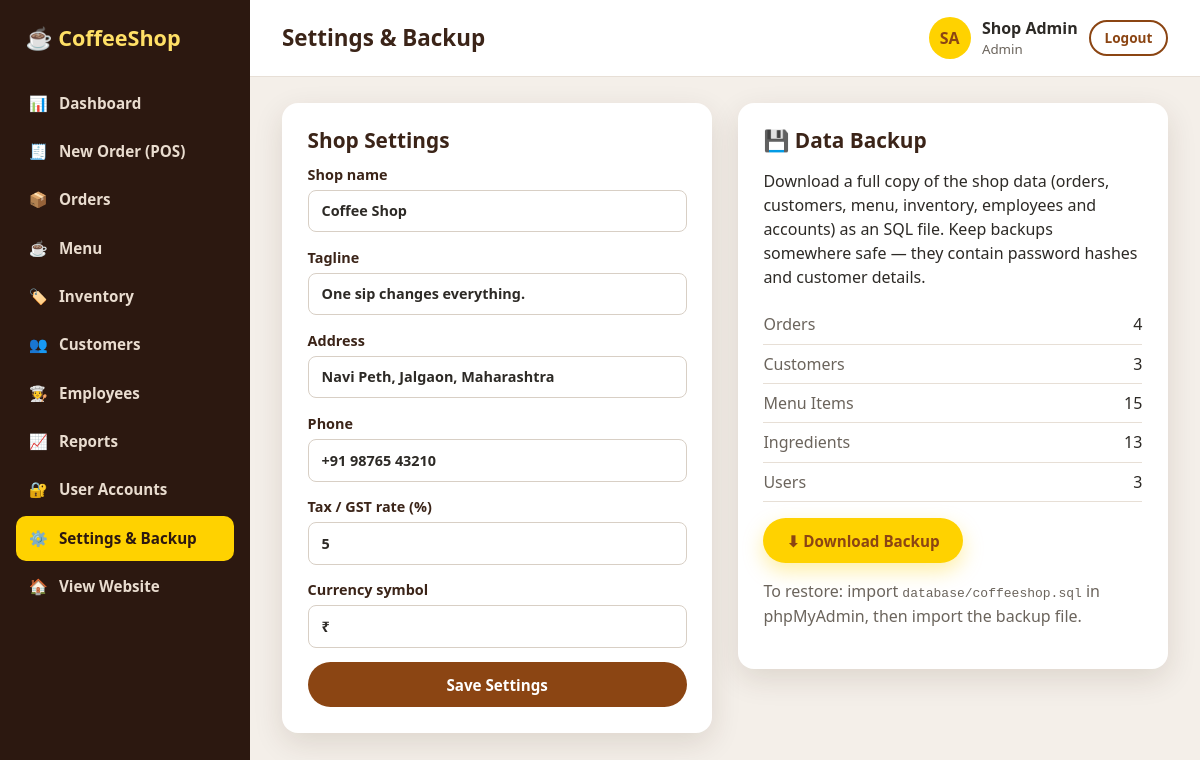
Screenshot of /admin/settings.php (signed in) with the database file from the repository.
### tables this page shows
CREATE TABLE users (
    id            INT AUTO_INCREMENT PRIMARY KEY,
    name          VARCHAR(100) NOT NULL,
    email         VARCHAR(150) NOT NULL UNIQUE,
    phone         VARCHAR(20),
    password_hash VARCHAR(255) NOT NULL,
    role          ENUM('admin','staff','customer') NOT NULL DEFAULT 'customer',
    is_active     TINYINT(1) NOT NULL DEFAULT 1,
    created_at    DATETIME NOT NULL DEFAULT CURRENT_TIMESTAMP
);

### includes/bootstrap.php (called while the page is built, shortened)
<?php
function db(): PDO
{
    static $pdo = null;
    if ($pdo === null) {
        $dsn = 'mysql:host=' . DB_HOST . ';port=' . DB_PORT . ';dbname=' . DB_NAME . ';charset=utf8mb4';
        try {
            $pdo = new PDO($dsn, DB_USER, DB_PASS, [
                PDO::ATTR_ERRMODE            => PDO::ERRMODE_EXCEPTION,
                PDO::ATTR_DEFAULT_FETCH_MODE => PDO::FETCH_ASSOC,
                PDO::ATTR_EMULATE_PREPARES   => false,
            ]);
            $pdo->exec("SET time_zone = '" . date('P') . "'");
        } catch (PDOException $e) {
            http_response_code(500);
            exit('<h2>Database connection failed</h2><p>Check config/config.php and make sure the '
                . 'database/coffeeshop.sql file has been imported.</p>');
        }
    }
    return $pdo;
}
function base_url(string $path = ''): string
{
    static $base = null;
    if ($base === null) {
        $root = str_replace('\\', '/', realpath(__DIR__ . '/..'));
        $doc  = str_replace('\\', '/', realpath($_SERVER['DOCUMENT_ROOT'] ?? '') ?: '');
        $base = ($doc !== '' && str_starts_with($root, $doc)) ? substr($root, strlen($doc)) : '';
        $base = rtrim($base, '/');
    }
    return $base . '/' . ltrim($path, '/');
}
function e($value): string
{
    return htmlspecialchars((string) $value, ENT_QUOTES, 'UTF-8');
}
function current_user(): ?array
{
    static $user = false;
    if ($user === false) {
        $user = null;
        if (!empty($_SESSION['user_id'])) {
            $stmt = db()->prepare('SELECT id, name, email, phone, role FROM users WHERE id = ? AND is_active = 1');
            $stmt->execute([$_SESSION['user_id']]);
            $user = $stmt->fetch() ?: null;
        }
    }
    return $user;
}
function require_login(): array
{
    $user = current_user();
    return $user;
}
function require_role(string ...$roles): array
{
    $user = require_login();
    return $user;
}
function initials(string $name): string
{
    $parts = preg_split('/\s+/', trim($name));
    $out = mb_substr($parts[0] ?? '', 0, 1) . (count($parts) > 1 ? mb_substr(end($parts), 0, 1) : mb_substr($parts[0] ?? '', 1, 1));
    return mb_strtoupper($out);
}

### includes/layout.php (the view, shortened to what this page needs)
<?php
function page_head(string $title, string $bodyClass = ''): void
{
    ?><!DOCTYPE html>
<html lang="en">
<head>
    <link rel="stylesheet" href="<?= e(base_url('assets/css/style.css')) ?>">
</head>
<body class="<?= e($bodyClass) ?>">
<?php
}
function page_end(): void
{
    ?>
</body>
</html>
<?php
}
    ?>
<?php
function admin_start(string $title, string $active): void
{
    $user = current_user();
    $menu = [
        'dashboard' => ['📊', 'Dashboard', 'admin/index.php', false],
        'pos'       => ['🧾', 'New Order (POS)', 'admin/pos.php', false],
        'orders'    => ['📦', 'Orders', 'admin/orders.php', false],
        'menu'      => ['☕', 'Menu', 'admin/menu.php', true],
        'inventory' => ['🏷️', 'Inventory', 'admin/inventory.php', false],
        'customers' => ['👥', 'Customers', 'admin/customers.php', false],
        'employees' => ['🧑‍🍳', 'Employees', 'admin/employees.php', true],
        'reports'   => ['📈', 'Reports', 'admin/reports.php', true],
        'users'     => ['🔐', 'User Accounts', 'admin/users.php', true],
        'settings'  => ['⚙️', 'Settings & Backup', 'admin/settings.php', true],
    ];
    page_head($title, 'admin-body');
    ?>
<div class="admin-layout">
    <aside class="sidebar" id="sidebar">
        <a class="logo-flat" href="<?= e(base_url('admin/index.php')) ?>">☕ CoffeeShop</a>
        <nav>
            <?php foreach ($menu as $key => [$icon, $label, $href, $adminOnly]):
                if ($adminOnly && $user['role'] !== 'admin') continue; ?>
                <a href="<?= e(base_url($href)) ?>" class="<?= $key === $active ? 'active' : '' ?>"><span><?= $icon ?></span><?= e($label) ?></a>
            <?php endforeach; ?>
            <a href="<?= e(base_url('index.php')) ?>"><span>🏠</span>View Website</a>
        </nav>
    </aside>
    <div class="admin-main">
        <header class="admin-topbar">
            <h1><?= e($title) ?></h1>
            <div class="topbar-user">
                <span class="avatar"><?= e(initials($user['name'])) ?></span>
                <div><strong><?= e($user['name']) ?></strong><small><?= e(ucfirst($user['role'])) ?></small></div>
                <a class="btn btn-outline btn-sm" href="<?= e(base_url('logout.php')) ?>">Logout</a>
            </div>
        </header>
        <main class="admin-content">
<?php
}
function admin_end(): void
{
    ?>
        </main>
    </div>
</div>
<?php
    page_end();
}

### assets/css/style.css (style rules this page uses)
:root { --brown: #6f4e37; --brown-dark: #3b2418; --brown-deep: #2c1810; --rust: #8b4513; --orange: #d2691e; --yellow: #ffd200; --yellow-soft: #ffe066; --cream: #f8f4ef; --text: #2d2a26; --muted: #6b645c; --border: #e7dfd6; --white: #ffffff; --green: #2e7d32; --red: #c62828; --radius: 16px; --shadow: 0 10px 30px rgba(60, 30, 10, .12); }
* { box-sizing: border-box; }
html { scroll-behavior: smooth; }
body { margin: 0; font-family: "Segoe UI", Arial, Helvetica, sans-serif; color: var(--text); background: var(--white); line-height: 1.5; }
a { color: var(--rust); }
h1, h2, h3, h4 { margin: 0 0 .5em; line-height: 1.2; }
.btn { display: inline-flex; align-items: center; justify-content: center; gap: .4em; padding: .7em 1.4em; border-radius: 999px; border: 2px solid transparent; font-weight: 700; font-size: .95rem; text-decoration: none; cursor: pointer; transition: transform .15s, box-shadow .15s, background .15s; font-family: inherit; }
.btn-sm { padding: .4em 1em; font-size: .85rem; }
.btn-outline { background: transparent; border-color: var(--rust); color: var(--rust); }
.logo-flat { color: var(--yellow-soft); font-weight: 800; font-size: 1.5rem; text-decoration: none; }
.avatar { display: inline-grid; place-items: center; width: 42px; height: 42px; border-radius: 50%; background: var(--yellow); color: var(--rust); font-weight: 800; flex: 0 0 auto; }
.admin-body { background: #f4efe9; }
.admin-layout { display: grid; grid-template-columns: 250px 1fr; min-height: 100vh; }
.sidebar { background: var(--brown-deep); padding: 1.4rem 1rem; position: sticky; top: 0; height: 100vh; overflow-y: auto; }
.sidebar .logo-flat { display: block; margin: 0 .6rem 1.6rem; font-size: 1.35rem; }
.sidebar nav a { display: flex; gap: .7rem; align-items: center; color: #e9dccf; text-decoration: none; padding: .7rem .8rem; border-radius: 10px; margin-bottom: .2rem; font-weight: 600; font-size: .95rem; }
.sidebar nav a.active { background: var(--yellow); color: var(--brown-deep); }
.admin-main { min-width: 0; }
.admin-topbar { display: flex; align-items: center; gap: 1rem; padding: 1rem 2rem; background: var(--white); border-bottom: 1px solid var(--border); position: sticky; top: 0; z-index: 20; }
.admin-topbar h1 { font-size: 1.4rem; margin: 0; flex: 1; color: var(--brown-dark); }
.topbar-user { display: flex; align-items: center; gap: .7rem; }
.topbar-user small { display: block; color: var(--muted); }
.admin-content { padding: 1.6rem 2rem 3rem; }

### rows the page displays
users: name "SA", name "Shop Admin", role "Admin"

### other values shown
$icon "📊"
$label "Dashboard"
$icon "🧾"
$label "New Order (POS)"
$icon "📦"
$label "Orders"
$icon "☕"
$label "Menu"
$icon "🏷️"
$label "Inventory"
$icon "👥"
$label "Customers"
$icon "🧑‍🍳"
$label "Employees"
$icon "📈"
